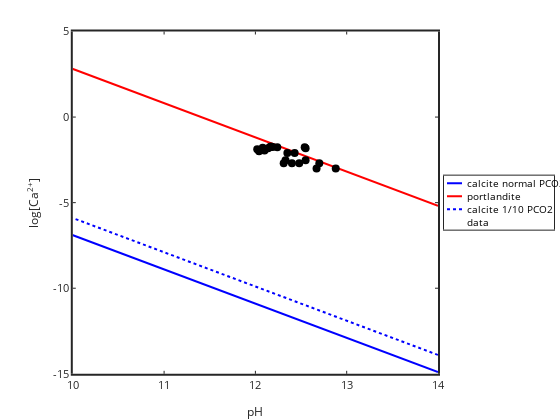

Here is the notebook cell this chart was saved with:
### Markdown cell above
# make logCa versus pH plot

make the graph prepared at https://lawr.ucdavis.edu/classes/ssc102/Section5.pdf on page 5-11.

Here is a [link](https://lawr.ucdavis.edu/classes/ssc102/Section5.pdf)

### Code cell
pH=4:1:14; logCa=-8:1:8; KspC=3.4e-9; KspP=10^-5.19; 
Ka1=10^-6.3; Ka2=10^-10.3; Kw=1e-14; KH=10^-1.47;

PCO2normal=10^-3.5; PCO2low=10^-4.5;

logCaCnormal=-2*pH+log10(KspC/(KH*PCO2normal*Ka1*Ka2));
logCaClow=-2*pH+log10(KspC/(KH*PCO2low*Ka1*Ka2));
logCaP=-2*pH-log10(Kw^2/KspP);

plot(pH,logCaCnormal,'b-','linewidth',2)
set(gca,'linewidth',2,'fontsize',11)
xlabel('pH','fontsize',12); ylabel('log[Ca^{2+}]','fontsize',12)
hold on
plot(pH,logCaP,'r-','linewidth',2)
plot(pH,logCaClow,'b:','linewidth',2)
axis([10 14 -15 5])

% add data from Wenxin file

time = [0.03, 1, 22, 29, 46, 53.33, 118, 122.75, 142, 168, 173, 190, 214.75, 287.5, 314.75, 334, 363.33, 384.66, 454, 481, 551.16, 699];  % Time in hours
pH_measured = [12.55, 12.54, 12.24, 12.16, 12.17, 12.19, 12.14, 12.08, 12.08, 12.1, 12.04, 12.02, 12.35, 12.43, 12.33, 12.48, 12.7, 12.4, 12.31, 12.55, 12.67, 12.88];  % Measured  pH values
Ca_measured = [0.015, 0.017, 0.017, 0.018, 0.019, 0.018, 0.015, 0.016, 0.012, 0.011, 0.010, 0.013, 0.008, 0.008, 0.003, 0.002, 0.002, 0.002, 0.002, 0.003, 0.001, 0.001];  % Measured Ca²⁺ (mol/L)

plot(pH_measured,log10(Ca_measured),'ko','markerfacecolor','k','markersize',8)

legend('calcite normal PCO2','portlandite','calcite 1/10 PCO2', 'data','location','eastoutside')

### Figure 1 — Plotly figure (JSON) as saved in the notebook; plotly's stock layout.template omitted (floating-point values rounded to 4 significant figures)
{"data": [{"line": {"color": "rgb(0,0,255)", "dash": "solid", "width": 2}, "marker": {"color": "rgb(0,0,255)", "line": {"color": "rgb(0,0,255)"}, "size": 6, "symbol": "none"}, "mode": "lines", "name": "calcite normal PCO2", "showlegend": true, "type": "scatter", "visibility": true, "x": [4, 5, 6, 7, 8, 9, 10, 11, 12, 13, 14], "xaxis": "x", "y": [5.101, 3.101, 1.101, -0.8985, -2.899, -4.899, -6.899, -8.899, -10.9, -12.9, -14.9], "yaxis": "y"}, {"line": {"color": "rgb(255,0,0)", "dash": "solid", "width": 2}, "marker": {"color": "rgb(255,0,0)", "line": {"color": "rgb(255,0,0)"}, "size": 6, "symbol": "none"}, "mode": "lines", "name": "portlandite", "showlegend": true, "type": "scatter", "visibility": true, "x": [4, 5, 6, 7, 8, 9, 10, 11, 12, 13, 14], "xaxis": "x", "y": [14.81, 12.81, 10.81, 8.81, 6.81, 4.81, 2.81, 0.81, -1.19, -3.19, -5.19], "yaxis": "y"}, {"line": {"color": "rgb(0,0,255)", "dash": "dot", "width": 2}, "marker": {"color": "rgb(0,0,255)", "line": {"color": "rgb(0,0,255)"}, "size": 6, "symbol": "none"}, "mode": "lines", "name": "calcite 1/10 PCO2", "showlegend": true, "type": "scatter", "visibility": true, "x": [4, 5, 6, 7, 8, 9, 10, 11, 12, 13, 14], "xaxis": "x", "y": [6.101, 4.101, 2.101, 0.1015, -1.899, -3.899, -5.899, -7.899, -9.899, -11.9, -13.9], "yaxis": "y"}, {"line": {"color": "rgb(0, 0, 0)", "width": 0.5}, "marker": {"color": "rgb(0, 0, 0)", "line": {"color": "rgb(0, 0, 0)"}, "size": 8, "symbol": "circle"}, "mode": "markers", "name": "data", "showlegend": true, "type": "scatter", "visibility": true, "x": [12.55, 12.54, 12.24, 12.16, 12.17, 12.19, 12.14, 12.08, 12.08, 12.1, 12.04, 12.02, 12.35, 12.43, 12.33, 12.48, 12.7, 12.4, 12.31, 12.55, 12.67, 12.88], "xaxis": "x", "y": [-1.824, -1.77, -1.77, -1.745, -1.721, -1.745, -1.824, -1.796, -1.921, -1.959, -2, -1.886, -2.097, -2.097, -2.523, -2.699, -2.699, -2.699, -2.699, -2.523, -3, -3], "yaxis": "y"}, {"hoverinfo": "none", "line": {"color": "rgb(0,0,255)", "dash": "solid", "width": 2}, "marker": {"color": "rgb(0,0,255)", "line": {"color": "rgb(0,0,255)"}, "size": 6, "symbol": "none"}, "mode": "lines", "name": "", "showlegend": false, "type": "scatter", "visibility": true, "x": [3, 18], "xaxis": "x2", "y": [7.5, 7.5], "yaxis": "y2"}, {"hoverinfo": "none", "line": {"color": "rgb(255,0,0)", "dash": "solid", "width": 2}, "marker": {"color": "rgb(255,0,0)", "line": {"color": "rgb(255,0,0)"}, "size": 6, "symbol": "none"}, "mode": "lines", "name": "", "showlegend": false, "type": "scatter", "visibility": true, "x": [3, 18], "xaxis": "x2", "y": [20.5, 20.5], "yaxis": "y2"}, {"hoverinfo": "none", "line": {"color": "rgb(0,0,255)", "dash": "dot", "width": 2}, "marker": {"color": "rgb(0,0,255)", "line": {"color": "rgb(0,0,255)"}, "size": 6, "symbol": "none"}, "mode": "lines", "name": "", "showlegend": false, "type": "scatter", "visibility": true, "x": [3, 18], "xaxis": "x2", "y": [33.5, 33.5], "yaxis": "y2"}, {"hoverinfo": "none", "line": {"color": "rgb(0, 0, 0)", "width": 0.5}, "marker": {"color": "rgb(0, 0, 0)", "line": {"color": "rgb(0, 0, 0)"}, "size": 6, "symbol": "none"}, "mode": "none", "name": "", "showlegend": false, "type": "scatter", "visibility": true, "x": [3, 18], "xaxis": "x2", "y": [46, 46], "yaxis": "y2"}], "layout": {"annotations": [{"font": {"color": "rgb(0, 0, 0)", "size": 9.9}, "showarrow": false, "text": "calcite normal PCO2", "x": 21, "xanchor": "left", "xref": "x2", "y": 7.5, "yanchor": "middle", "yref": "y2"}, {"font": {"color": "rgb(0, 0, 0)", "size": 9.9}, "showarrow": false, "text": "portlandite", "x": 21, "xanchor": "left", "xref": "x2", "y": 20.5, "yanchor": "middle", "yref": "y2"}, {"font": {"color": "rgb(0, 0, 0)", "size": 9.9}, "showarrow": false, "text": "calcite 1/10 PCO2", "x": 21, "xanchor": "left", "xref": "x2", "y": 33.5, "yanchor": "middle", "yref": "y2"}, {"font": {"color": "rgb(0, 0, 0)", "size": 9.9}, "showarrow": false, "text": "data", "x": 21, "xanchor": "left", "xref": "x2", "y": 46, "yanchor": "middle", "yref": "y2"}], "height": 420, "hovermode": "closest", "margin": {"b": 0, "l": 0, "r": 0, "t": 0}, "plot_bgcolor": "rgba(0, 0, 0, 0)", "showlegend": false, "width": 560, "xaxis": {"anchor": "y", "autorange": false, "domain": [0.13, 0.7821], "exponentformat": "none", "gridcolor": "rgba(38,38,38,0.15)", "gridwidth": 2, "linecolor": "rgb(38,38,38)", "linewidth": 2, "mirror": "ticks", "range": [10, 14], "showgrid": false, "showline": true, "side": "bottom", "spikedash": "solid", "spikemode": "across", "spikesides": false, "spikethickness": 1, "tickangle": 0, "tickcolor": "rgb(38,38,38)", "tickfont": {"color": "rgb(38,38,38)", "size": 11}, "ticklen": 3, "ticks": "inside", "ticktext": ["10", "11", "12", "13", "14"], "tickvals": [10, 11, 12, 13, 14], "title": {"font": {"color": "rgb(38,38,38)", "size": 12}, "text": "pH"}, "type": "linear", "visible": true, "zeroline": false}, "xaxis2": {"anchor": "y2", "autorange": false, "domain": [0.7929, 0.9893], "exponentformat": "none", "fixedrange": true, "gridcolor": "rgba(38,38,38,0.15)", "gridwidth": 1, "linecolor": "rgb(38,38,38)", "linewidth": 1, "mirror": true, "range": [0, 110], "showgrid": false, "showline": true, "showspikes": false, "side": "bottom", "spikedash": "solid", "spikemode": "across", "spikesides": false, "spikethickness": 1, "tickangle": 0, "tickcolor": "rgb(38,38,38)", "tickfont": {"color": "rgb(38,38,38)", "size": 9.9}, "ticklen": 3, "ticks": "", "ticktext": [], "tickvals": [], "title": {"font": {"color": "rgb(0, 0, 0)", "size": 10.89}, "text": ""}, "type": "linear", "visible": true, "zeroline": false}, "yaxis": {"anchor": "x", "autorange": false, "domain": [0.11, 0.925], "exponentformat": "none", "gridcolor": "rgba(38,38,38,0.15)", "gridwidth": 2, "linecolor": "rgb(38,38,38)", "linewidth": 2, "mirror": "ticks", "range": [-15, 5], "showgrid": false, "showline": true, "side": "left", "spikedash": "solid", "spikemode": "across", "spikesides": false, "spikethickness": 1, "tickangle": 0, "tickcolor": "rgb(38,38,38)", "tickfont": {"color": "rgb(38,38,38)", "size": 11}, "ticklen": 3, "ticks": "inside", "ticktext": ["-15", "-10", "-5", "0", "5"], "tickvals": [-15, -10, -5, 0, 5], "title": {"font": {"color": "rgb(38,38,38)", "size": 12}, "text": "log[Ca<sup>2+</sup>]"}, "type": "linear", "visible": true, "zeroline": false}, "yaxis2": {"anchor": "x2", "autorange": false, "domain": [0.4532, 0.5818], "exponentformat": "none", "fixedrange": true, "gridcolor": "rgba(38,38,38,0.15)", "gridwidth": 1, "linecolor": "rgb(38,38,38)", "linewidth": 1, "mirror": true, "range": [54, 0], "showgrid": false, "showline": true, "showspikes": false, "side": "left", "spikedash": "solid", "spikemode": "across", "spikesides": false, "spikethickness": 1, "tickangle": 0, "tickcolor": "rgb(38,38,38)", "tickfont": {"color": "rgb(38,38,38)", "size": 9.9}, "ticklen": 3, "ticks": "", "ticktext": [], "tickvals": [], "title": {"font": {"color": "rgb(0, 0, 0)", "size": 10.89}, "text": ""}, "type": "linear", "visible": true, "zeroline": false}}}
